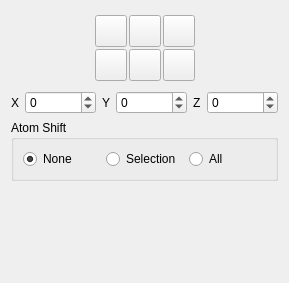
      <widget class="QWidget" name="tab">
       <attribute name="title">
        <string>Shift</string>
       </attribute>
       <layout class="QVBoxLayout" name="verticalLayout_4">
        <item>
         <layout class="QHBoxLayout" name="horizontalLayout_7">
          <item>
           <spacer name="horizontalSpacer">
            <property name="orientation">
             <enum>Qt::Horizontal</enum>
            </property>
            <property name="sizeHint" stdset="0">
             <size>
              <width>40</width>
              <height>20</height>
             </size>
            </property>
           </spacer>
          </item>
          <item>
           <layout class="QGridLayout" name="_11">
            <property name="margin">
             <number>4</number>
            </property>
            <property name="spacing">
             <number>2</number>
            </property>
            <item row="0" column="1">
             <widget class="QPushButton" name="ShiftGridPosYButton">
              <property name="minimumSize">
               <size>
                <width>32</width>
                <height>32</height>
               </size>
              </property>
              <property name="maximumSize">
               <size>
                <width>32</width>
                <height>32</height>
               </size>
              </property>
              <property name="toolTip">
               <string>Shift grid data along positive Y axis</string>
              </property>
              <property name="text">
               <string/>
              </property>
              <property name="icon">
               <iconset resource="icons.qrc">
                <normaloff>:/arrows/icons/arrow_up.svg</normaloff>:/arrows/icons/arrow_up.svg</iconset>
              </property>
              <property name="iconSize">
               <size>
                <width>24</width>
                <height>24</height>
               </size>
              </property>
              <property name="autoDefault">
               <bool>false</bool>
              </property>
             </widget>
            </item>
            <item row="1" column="1">
             <widget class="QPushButton" name="ShiftGridNegYButton">
              <property name="minimumSize">
               <size>
                <width>32</width>
                <height>32</height>
               </size>
              </property>
              <property name="maximumSize">
               <size>
                <width>32</width>
                <height>32</height>
               </size>
              </property>
              <property name="toolTip">
               <string>Shift grid data along negative Y axis</string>
              </property>
              <property name="text">
               <string/>
              </property>
              <property name="icon">
               <iconset resource="icons.qrc">
                <normaloff>:/arrows/icons/arrow_down.svg</normaloff>:/arrows/icons/arrow_down.svg</iconset>
              </property>
              <property name="iconSize">
               <size>
                <width>24</width>
                <height>24</height>
               </size>
              </property>
              <property name="autoDefault">
               <bool>false</bool>
              </property>
             </widget>
            </item>
            <item row="1" column="2">
             <widget class="QPushButton" name="ShiftGridPosZButton">
              <property name="minimumSize">
               <size>
                <width>32</width>
                <height>32</height>
               </size>
              </property>
              <property name="maximumSize">
               <size>
                <width>32</width>
                <height>32</height>
               </size>
              </property>
              <property name="toolTip">
               <string>Shift grid data along positive Z axis</string>
              </property>
              <property name="text">
               <string/>
              </property>
              <property name="icon">
               <iconset resource="icons.qrc">
                <normaloff>:/arrows/icons/arrow_out.svg</normaloff>:/arrows/icons/arrow_out.svg</iconset>
              </property>
              <property name="iconSize">
               <size>
                <width>24</width>
                <height>24</height>
               </size>
              </property>
              <property name="autoDefault">
               <bool>false</bool>
              </property>
             </widget>
            </item>
            <item row="1" column="0">
             <widget class="QPushButton" name="ShiftGridNegZButton">
              <property name="minimumSize">
               <size>
                <width>32</width>
                <height>32</height>
               </size>
              </property>
              <property name="maximumSize">
               <size>
                <width>32</width>
                <height>32</height>
               </size>
              </property>
              <property name="toolTip">
               <string>Shift grid data along negative Z axis</string>
              </property>
              <property name="text">
               <string/>
              </property>
              <property name="icon">
               <iconset resource="icons.qrc">
                <normaloff>:/arrows/icons/arrow_in.svg</normaloff>:/arrows/icons/arrow_in.svg</iconset>
              </property>
              <property name="iconSize">
               <size>
                <width>24</width>
                <height>24</height>
               </size>
              </property>
              <property name="autoDefault">
               <bool>false</bool>
              </property>
             </widget>
            </item>
            <item row="0" column="0">
             <widget class="QPushButton" name="ShiftGridNegXButton">
              <property name="minimumSize">
               <size>
                <width>32</width>
                <height>32</height>
               </size>
              </property>
              <property name="maximumSize">
               <size>
                <width>32</width>
                <height>32</height>
               </size>
              </property>
              <property name="toolTip">
               <string>Shift grid data along negative X axis</string>
              </property>
              <property name="text">
               <string/>
              </property>
              <property name="icon">
               <iconset resource="icons.qrc">
                <normaloff>:/arrows/icons/arrow_left.svg</normaloff>:/arrows/icons/arrow_left.svg</iconset>
              </property>
              <property name="iconSize">
               <size>
                <width>24</width>
                <height>24</height>
               </size>
              </property>
              <property name="autoDefault">
               <bool>false</bool>
              </property>
             </widget>
            </item>
            <item row="0" column="2">
             <widget class="QPushButton" name="ShiftGridPosXButton">
              <property name="minimumSize">
               <size>
                <width>32</width>
                <height>32</height>
               </size>
              </property>
              <property name="maximumSize">
               <size>
                <width>32</width>
                <height>32</height>
               </size>
              </property>
              <property name="toolTip">
               <string>Shift grid data along positive X axis</string>
              </property>
              <property name="text">
               <string/>
              </property>
              <property name="icon">
               <iconset resource="icons.qrc">
                <normaloff>:/arrows/icons/arrow_right.svg</normaloff>:/arrows/icons/arrow_right.svg</iconset>
              </property>
              <property name="iconSize">
               <size>
                <width>24</width>
                <height>24</height>
               </size>
              </property>
              <property name="autoDefault">
               <bool>false</bool>
              </property>
             </widget>
            </item>
           </layout>
          </item>
          <item>
           <spacer name="horizontalSpacer_3">
            <property name="orientation">
             <enum>Qt::Horizontal</enum>
            </property>
            <property name="sizeHint" stdset="0">
             <size>
              <width>40</width>
              <height>20</height>
             </size>
            </property>
           </spacer>
          </item>
         </layout>
        </item>
        <item>
         <layout class="QHBoxLayout" name="horizontalLayout_8">
          <item>
           <widget class="QLabel" name="label_52">
            <property name="sizePolicy">
             <sizepolicy hsizetype="Minimum" vsizetype="Preferred">
              <horstretch>0</horstretch>
              <verstretch>0</verstretch>
             </sizepolicy>
            </property>
            <property name="text">
             <string>X</string>
            </property>
           </widget>
          </item>
          <item>
           <widget class="QSpinBox" name="GridShiftXSpin">
            <property name="sizePolicy">
             <sizepolicy hsizetype="Expanding" vsizetype="Fixed">
              <horstretch>0</horstretch>
              <verstretch>0</verstretch>
             </sizepolicy>
            </property>
            <property name="minimum">
             <number>-1000000</number>
            </property>
            <property name="maximum">
             <number>1000000</number>
            </property>
            <property name="singleStep">
             <number>1</number>
            </property>
            <property name="value">
             <number>0</number>
            </property>
           </widget>
          </item>
          <item>
           <widget class="QLabel" name="label_6">
            <property name="text">
             <string>Y</string>
            </property>
           </widget>
          </item>
          <item>
           <widget class="QSpinBox" name="GridShiftYSpin">
            <property name="sizePolicy">
             <sizepolicy hsizetype="Expanding" vsizetype="Fixed">
              <horstretch>0</horstretch>
              <verstretch>0</verstretch>
             </sizepolicy>
            </property>
            <property name="minimum">
             <number>-1000000</number>
            </property>
            <property name="maximum">
             <number>1000000</number>
            </property>
           </widget>
          </item>
          <item>
           <widget class="QLabel" name="label_8">
            <property name="text">
             <string>Z</string>
            </property>
           </widget>
          </item>
          <item>
           <widget class="QSpinBox" name="GridShiftZSpin">
            <property name="sizePolicy">
             <sizepolicy hsizetype="Expanding" vsizetype="Fixed">
              <horstretch>0</horstretch>
              <verstretch>0</verstretch>
             </sizepolicy>
            </property>
            <property name="minimum">
             <number>-1000000</number>
            </property>
            <property name="maximum">
             <number>1000000</number>
            </property>
           </widget>
          </item>
         </layout>
        </item>
        <item>
         <widget class="QGroupBox" name="AtomShiftGroup">
          <property name="title">
           <string>Atom Shift</string>
          </property>
          <layout class="QHBoxLayout" name="horizontalLayout_10">
           <item>
            <widget class="QRadioButton" name="ShiftAtomNoneRadio">
             <property name="text">
              <string>None</string>
             </property>
             <property name="checked">
              <bool>true</bool>
             </property>
            </widget>
           </item>
           <item>
            <widget class="QRadioButton" name="ShiftAtomSelectionRadio">
             <property name="text">
              <string>Selection</string>
             </property>
            </widget>
           </item>
           <item>
            <widget class="QRadioButton" name="ShiftAtomAllRadio">
             <property name="text">
              <string>All</string>
             </property>
            </widget>
           </item>
          </layout>
         </widget>
        </item>
        <item>
         <spacer name="verticalSpacer_2">
          <property name="orientation">
           <enum>Qt::Vertical</enum>
          </property>
          <property name="sizeHint" stdset="0">
           <size>
            <width>20</width>
            <height>91</height>
           </size>
          </property>
         </spacer>
        </item>
       </layout>
      </widget>
